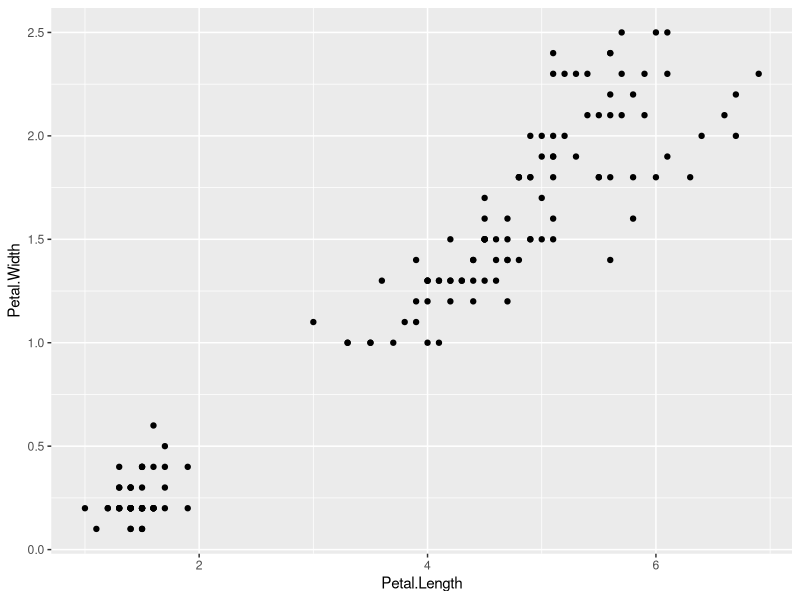
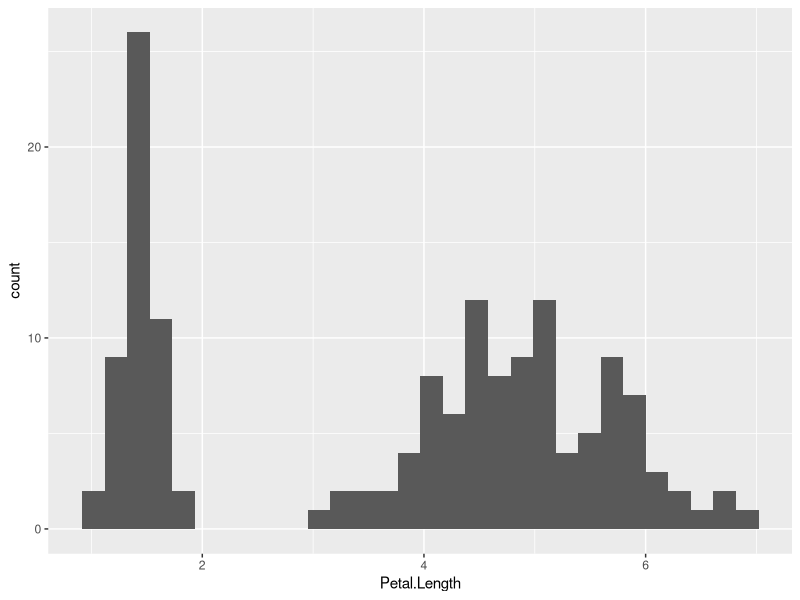

The R source for these figures, in order:
## ---- chunk 1
library(tidyverse)
library(readxl)
library(cowplot)
## ---- chunk 2
glimpse(iris)
## ---- chunk 3
library("ggplot2")
ggplot(iris, aes(x = Petal.Length, y = Petal.Width)) +
  geom_point() 
## ---- chunk 4
ggplot(iris, aes(x = Petal.Length)) + 
  geom_histogram() 
## ---- chunk 5

## ---- chunk 6

## ---- chunk 7

## ---- chunk 8

## ---- chunk 9

## ---- chunk 10

## ---- chunk 11

## ---- chunk 12

## ---- chunk 13

